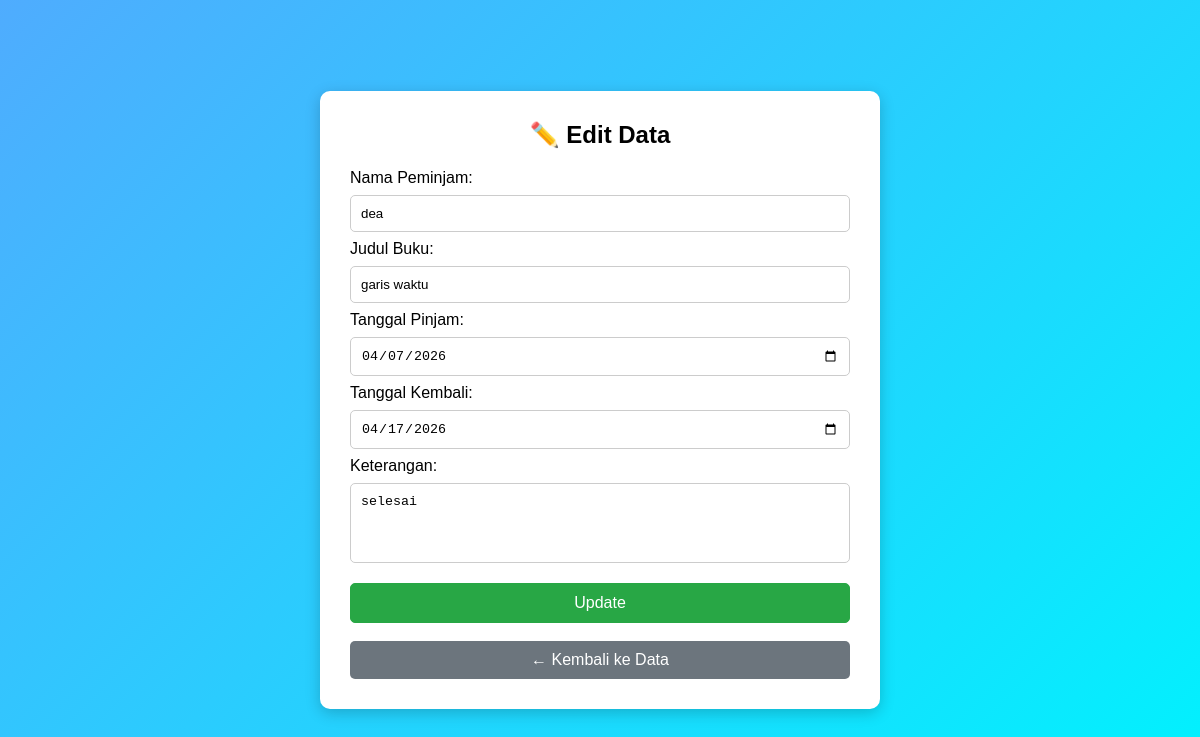
Page /edit.php?id=2 on the committed database.
### tables this page shows
CREATE TABLE `perpus` (
  `id` int(11) NOT NULL,
  `nama_peminjam` varchar(40) DEFAULT NULL,
  `judul_buku` varchar(255) DEFAULT NULL,
  `tanggal_pinjam` date DEFAULT NULL,
  `tanggal_kembali` date DEFAULT NULL,
  `keterangan` varchar(255) DEFAULT NULL
);

### edit.php (the view, shortened to what this page needs)
<?php
include 'koneksi.php';
$id = $_GET['id'];
$data = mysqli_query($conn, "SELECT * FROM perpus WHERE id='$id'");
$d = mysqli_fetch_assoc($data);
?>
<!DOCTYPE html>
<html>
<head>
</head>
<body>
<div class="container">
    <div class="card">
        <h2>✏️ Edit Data</h2>
        <form method="POST">
            Nama Peminjam:
            <input type="text" name="nama_peminjam" value="<?= $d['nama_peminjam'] ?>" required>
            Judul Buku:
            <input type="text" name="judul_buku" value="<?= $d['judul_buku'] ?>" required>
            Tanggal Pinjam:
            <input type="date" name="tanggal_pinjam" value="<?= $d['tanggal_pinjam'] ?>" required>
            Tanggal Kembali:
            <input type="date" name="tanggal_kembali" value="<?= $d['tanggal_kembali'] ?>" required>
            Keterangan:
            <textarea name="keterangan"><?= $d['keterangan'] ?></textarea>
            <button type="submit" name="update">Update</button>
        </form>
        <a href="index.php" class="btn-kembali">← Kembali ke Data</a>
    </div>
</div>
</body>
</html>

### edit.php (style rules this page uses)
body { margin: 0; font-family: Arial, sans-serif; background: linear-gradient(135deg, #4facfe, #00f2fe); min-height: 100vh; }
.container { display: flex; justify-content: center; align-items: center; height: 100vh; }
.card { background: white; padding: 30px; border-radius: 10px; box-shadow: 0 4px 15px rgba(0,0,0,0.2); width: 100%; max-width: 500px; }
h2 { margin-top: 0; text-align: center; }
input, textarea, button { width: 100%; padding: 10px; margin: 8px 0; border-radius: 5px; box-sizing: border-box; }
input, textarea { border: 1px solid #ccc; }
textarea { resize: none; height: 80px; }
button { background: #28a745; border: 1px solid #28a745; color: white; cursor: pointer; font-size: 16px; transition: 0.3s; }
.btn-kembali { display: block; text-align: center; margin-top: 10px; text-decoration: none; background: #6c757d; color: white; padding: 10px; border-radius: 5px; }

### rows in the picture
perpus: nama_peminjam "dea", judul_buku "garis waktu", tanggal_pinjam "04/07/2026", tanggal_kembali "04/17/2026", keterangan "selesai"
